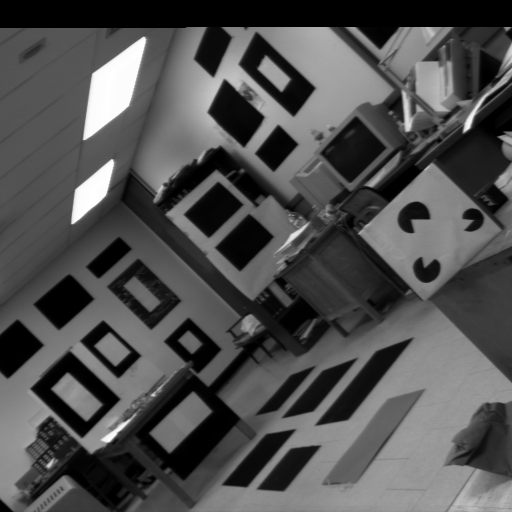
#> input picture data/17.bmp, 512 x 512 px
$ python FOGGDD.py
#> lines starting #> are read from the running program, lines starting #| are printed output that depends on the picture; after the words box and inside, x2 and y2 are one past the last pixel; in counts of white or black regions, pixels touching at a corner belong together
import numpy as np
import cv2
from scipy import signal

def assert_arrays(array_name, array_new):
    array_prev = np.load(f"gt_arrays/{array_name}.npy", allow_pickle=True)
    array_diff = np.abs(array_prev - array_new)
    assert array_diff.max() <= 1e-5, f"{array_name} don't match. Min {array_diff.min()}, Max {array_diff.max()}"
    print(f"{array_name} match. Min {array_diff.min()}, Max {array_diff.max()}")

def nonma(cim, threshold, radius):
    rows, cols = cim.shape[:2]
    kernel = cv2.getStructuringElement(cv2.MORPH_RECT, (radius, radius))
    mx = cv2.dilate(cim, kernel)
    bordermask = np.zeros_like(cim, dtype=bool)
    bordermask[radius+1:rows-radius, radius+1:cols-radius] = True
    t = cim == mx
    t2 = cim > threshold
    cimmx = t & t2 & bordermask
    return np.transpose(cimmx.nonzero())

def compute_templates(image, directions_n, sigmas, rho, lattice_size):
    rho_mat = np.array([rho, 0, 0, 1/rho]).reshape(2,2)

    lattice_axis = np.arange(-(lattice_size//2), lattice_size//2+1, dtype=int)
    lattice_xx, lattice_yy = np.meshgrid(lattice_axis, lattice_axis, indexing="ij")
    lattice = np.concatenate((np.expand_dims(lattice_xx, -1), np.expand_dims(lattice_yy,-1)), axis=-1)

    templates = np.empty((directions_n, len(sigmas), *image.shape[:2]), dtype=float)
    for direction_idx in range(directions_n):
        theta = direction_idx * np.pi / directions_n
        R = np.array([np.cos(theta), np.sin(theta), -np.sin(theta), np.cos(theta)]).reshape(2,2)
        R_T = R.T

        for sigma_idx, sigma in enumerate(sigmas):

            anigs_direction = np.empty((lattice_size, lattice_size), dtype=float)
            for lattice_index in np.ndindex(lattice.shape[:-1]):
                n = lattice[lattice_index].reshape(-1,1) # [nx, ny].T
                n_T = n.T # [nx, ny]

                agk = 1/(2 * np.pi * sigma * sigma) * np.exp(-1/(2 * sigma) * n_T @ R_T @ rho_mat @ R @ n)
                agdd = -rho * np.array([np.cos(theta), np.sin(theta)]) @ n * agk
                anigs_direction[lattice_index] = agdd

            conv_filter = anigs_direction - anigs_direction.sum()/anigs_direction.size

            template = cv2.filter2D(image, -1, cv2.flip(conv_filter,-1), borderType=cv2.BORDER_CONSTANT)
            # template = signal.convolve2d(im_padded, conv_filter, mode='same')
            templates[direction_idx, sigma_idx] = np.abs(template)
    return templates

def foggdd(_im, threshold):
    im = _im.copy()

    rho = 1.5
    directions_n = 8
    sigmas = np.linspace(1.5, 4.5, num=3)
    eps = 2.22e-16
    nonma_radius = 5

    if im.ndim >= 3 and im.shape[2] != 1:
        im = cv2.cvtColor(im, cv2.COLOR_BGR2GRAY)
    rows, cols = im.shape[:2]

    patch_size = 7
    im_padded = cv2.copyMakeBorder(im, patch_size, patch_size, patch_size, patch_size, cv2.BORDER_REFLECT).astype(np.float32)

    lattice_size = 31 # consider the origin in the lattice
    templates = compute_templates(im_padded, directions_n, sigmas, rho, lattice_size)

    # assert_arrays("templates", templates)
    # templates = np.load("gt_arrays/templates.npy", allow_pickle=True)

    # NOTE: The code below is creating the following mask
    # ┌───────┐
    # │0011100│
    # │0111110│
    # │1111111│
    # │1111111│
    # │1111111│
    # │0111110│
    # │0011100│
    # └───────┘

    mask = np.ones((patch_size,patch_size), dtype=bool)
    mask[0,:2] = False
    mask[0,-2:] = False
    mask[1,0] = False
    mask[1,-1] = False
    mask[-2,0] = False
    mask[-2,-1] = False
    mask[-1,:2] = False
    mask[-1,-2:] = False

    corner_measure = np.empty((rows, cols), dtype=float)
    for (i,j) in np.ndindex(rows,cols):
        top = i + patch_size - 3
        bottom = i + patch_size + 3
        left = j + patch_size - 3
        right = j + patch_size + 3

        templates_slice = templates[:, 0, top:bottom+1, left:right+1] # 8x49
        templates_slice = templates_slice[:, mask] # 8x37
        #NOTE this matrix is symmetric, thus it has real eigenvalues and eigenvectors
        mat = templates_slice @ templates_slice.T
        #NOTE approximation of: product of eigenvalues / sum of eigenvalues
        corner_measure[i, j] = np.linalg.det(mat) / (np.trace(mat) + eps)

    # assert_arrays("measure", measure) #! test

    points_of_interest = nonma(corner_measure, threshold, nonma_radius)
    # assert_arrays("measure_nonma", points_of_interest)

    for sigma_idx in range(1, len(sigmas)):
        poi_maintained_mask = []
        for (i,j) in points_of_interest:

            top = i + patch_size - 3
            bottom = i + patch_size + 3
            left = j + patch_size - 3
            right = j + patch_size + 3

            templates_slice = templates[:, sigma_idx, top:bottom+1, left:right+1] # 8x49
            templates_slice = templates_slice[:, mask] # 8x37
            mat = templates_slice @ templates_slice.T
            corner_measure = np.linalg.det(mat) / (np.trace(mat) + eps)

            poi_maintained_mask.append(corner_measure > threshold)

        points_of_interest = points_of_interest[poi_maintained_mask]
    return points_of_interest

if __name__ == "__main__":
    im = cv2.imread("data/17.bmp")
#> im is the input picture: shape (512, 512, 3); min 0, max 255, mean 79.6
    poi_arr = foggdd(im, 10 ** 8.4)
#> in foggdd, `im_padded = cv2.copyMakeBorder(im, patch_size, patch_size, patch_size,..`:
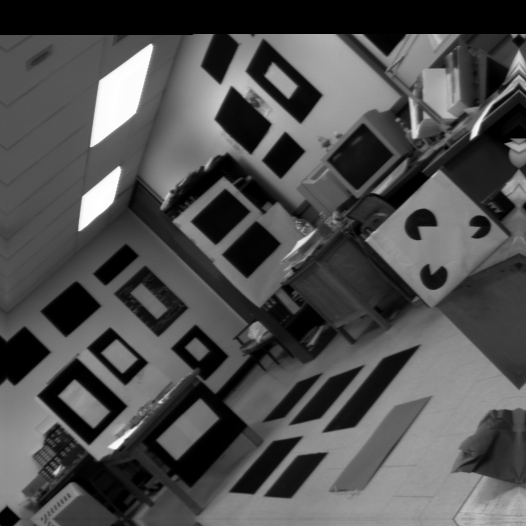
#> im_padded: shape (526, 526) float32; min 0, max 255, mean 79
#> after the loop in compute_templates, `for direction_idx in range(directions_n):`:
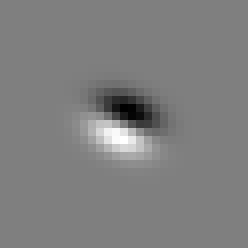
#> anigs_direction: shape (31, 31) float64 (shown 8 times larger); min -0.0118, max 0.0118, mean 0; drawn with min black and max white
#> in nonma, `mx = cv2.dilate(cim, kernel)`:
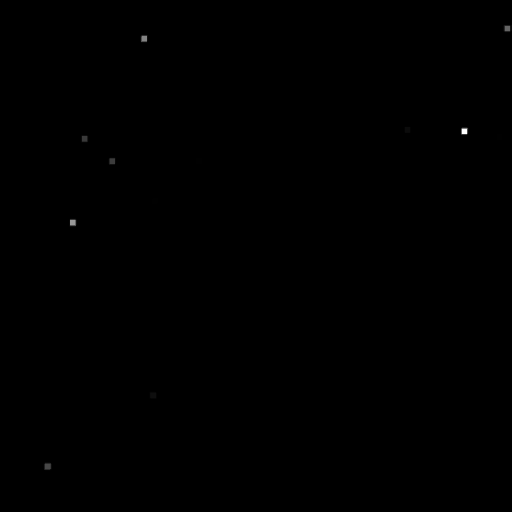
#> mx: shape (512, 512) float64; min 1.49e-213, max 1.34e+19, mean 6.11e+15; drawn with min black and max white
#> in nonma, `t = cim == mx`:
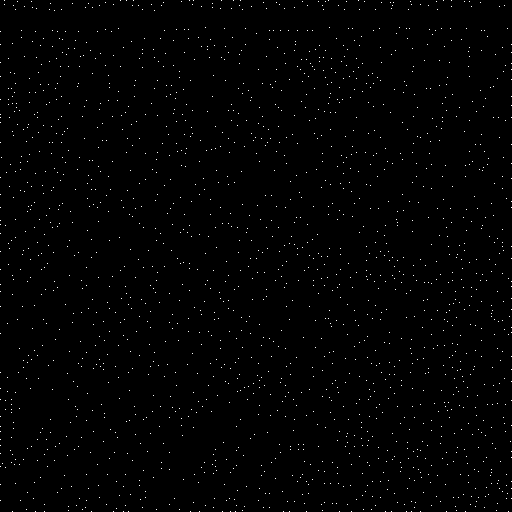
#> t: shape (512, 512) bool; 0.73% white in thin lines or dots
#> in nonma, `t2 = cim > threshold`:
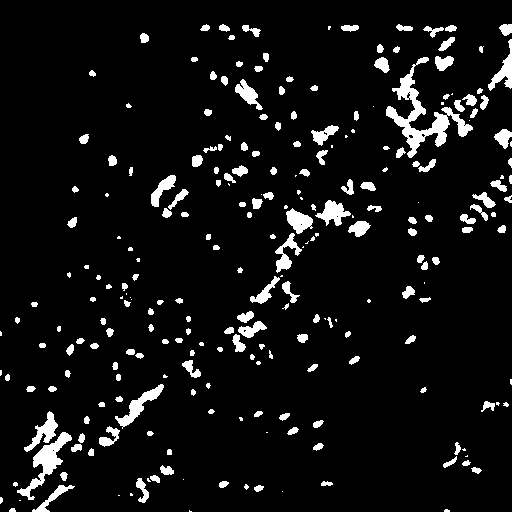
#> t2: shape (512, 512) bool; 6.8% white; 251 white regions (60 under 20 px), largest, box (x1, y1, x2, y2) and area: (386, 57, 473, 158) 2025, (17, 432, 72, 500) 967, (115, 384, 164, 429) 566
#> in nonma, `cimmx = t & t2 & bordermask`:
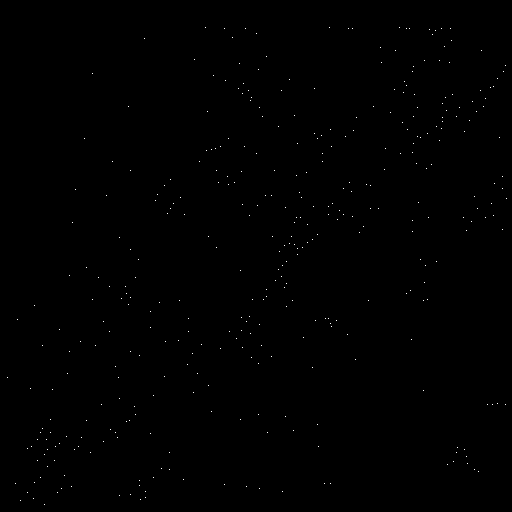
#> cimmx: shape (512, 512) bool; 0.14% white in thin lines or dots
#> in foggdd, `points_of_interest = nonma(corner_measure, threshold, nonma_radius)`: points_of_interest = 377 pairs, first value 27 to 504, second value 7 to 506
#> after the loop in foggdd, `for sigma_idx in range(1, len(sigmas)):`: points_of_interest = 221 pairs, first value 27 to 492, second value 7 to 506
#> poi_arr has the same summary as points_of_interest in foggdd
    poi_arr_prev = poi_arr[0:1] # np.load("gt_arrays/measure_3.npy")
#> poi_arr_prev = [[27, 205]]

    print(f"Points of interest found: {poi_arr.shape}")
#| Points of interest found: (221, 2)

    # [[y1,x1],...] --> [[x1,y1],...]
    poi_arr = np.flip(poi_arr,axis=-1)
#> poi_arr = 221 pairs, first value 7 to 506, second value 27 to 492
    poi_arr_prev = np.flip(poi_arr_prev,axis=-1)
#> poi_arr_prev = [[205, 27]]

    for poi in np.unique(np.vstack((poi_arr, poi_arr_prev)), axis=0):
        if (poi == poi_arr_prev).all(1).any() and (poi == poi_arr).all(1).any():
            color = (0,255,0)
        elif (poi == poi_arr_prev).all(1).any():
            color = (0,0,255)
        else:
            color = (255,0,0)

        cv2.drawMarker(im, poi, color, cv2.MARKER_SQUARE, markerSize=2, thickness=1, line_type=cv2.LINE_AA)
#> this loop made 221 passes
#> (poi, color) on passes 1 to 12: ([7, 377], (255, 0, 0)), ([17, 319], (255, 0, 0)), ([27, 492], (255, 0, 0)), ([30, 388], (255, 0, 0)), ([34, 305], (255, 0, 0)), ([34, 482], (255, 0, 0)), ([37, 439], (255, 0, 0)), ([42, 345], (255, 0, 0)), ([42, 428], (255, 0, 0)), ([47, 449], (255, 0, 0)), ([47, 466], (255, 0, 0)), ([50, 419], (255, 0, 0))
#> color on passes 61 to 66: (255, 0, 0), (255, 0, 0), (255, 0, 0), (255, 0, 0), (255, 0, 0), (255, 0, 0)
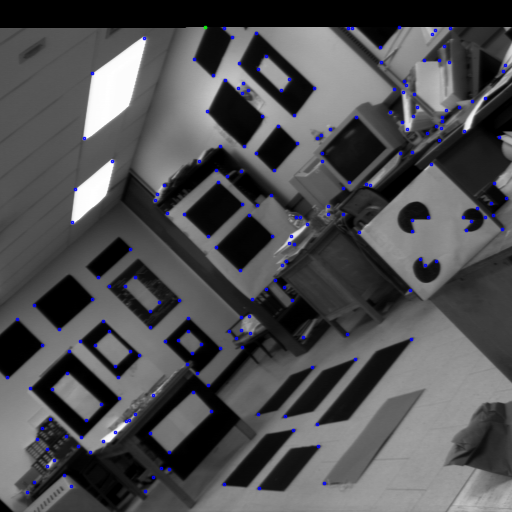
#> im: shape (512, 512, 3); 1.76% of pixels changed, all inside (x1, y1, x2, y2) = (5, 25, 509, 495)

    cv2.imwrite("data/result.jpg", im)

    # [4 lines of commented-out code are left out]

$ run again, with data/1600_1200.png saved as data/17.bmp
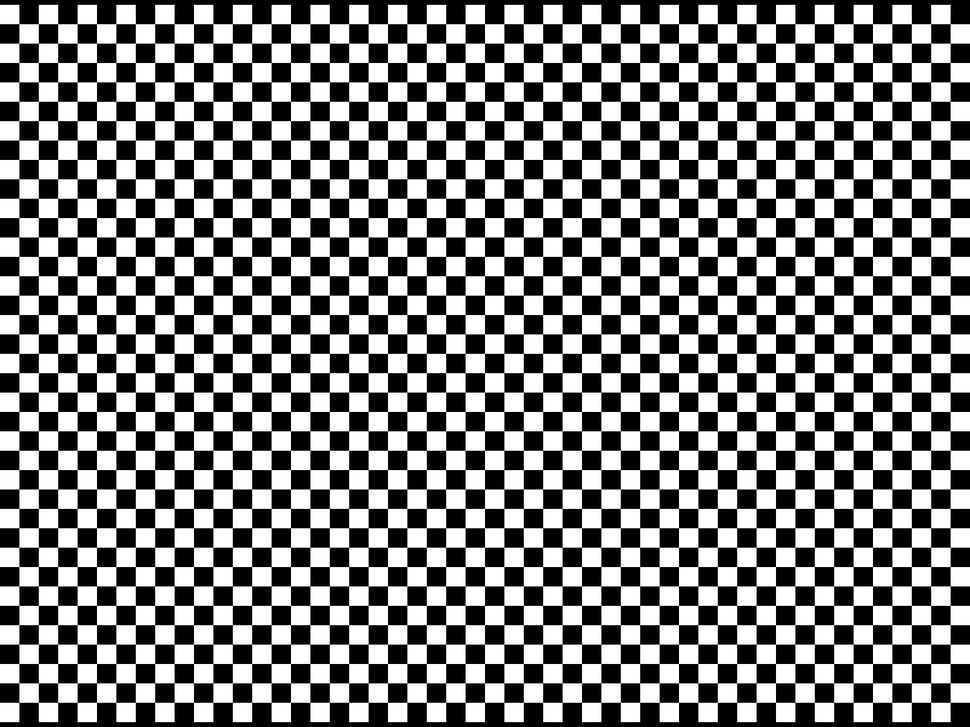
#> input picture data/1600_1200.png, 970 x 727 px, shrunk from 1600 x 1200 before the run
#> im is the input picture: shape (727, 970, 3); min 0, max 255, mean 125.8
#> t: shape (727, 970) bool; 0.3% white in thin lines or dots
#> in nonma, `t2 = cim > threshold`:
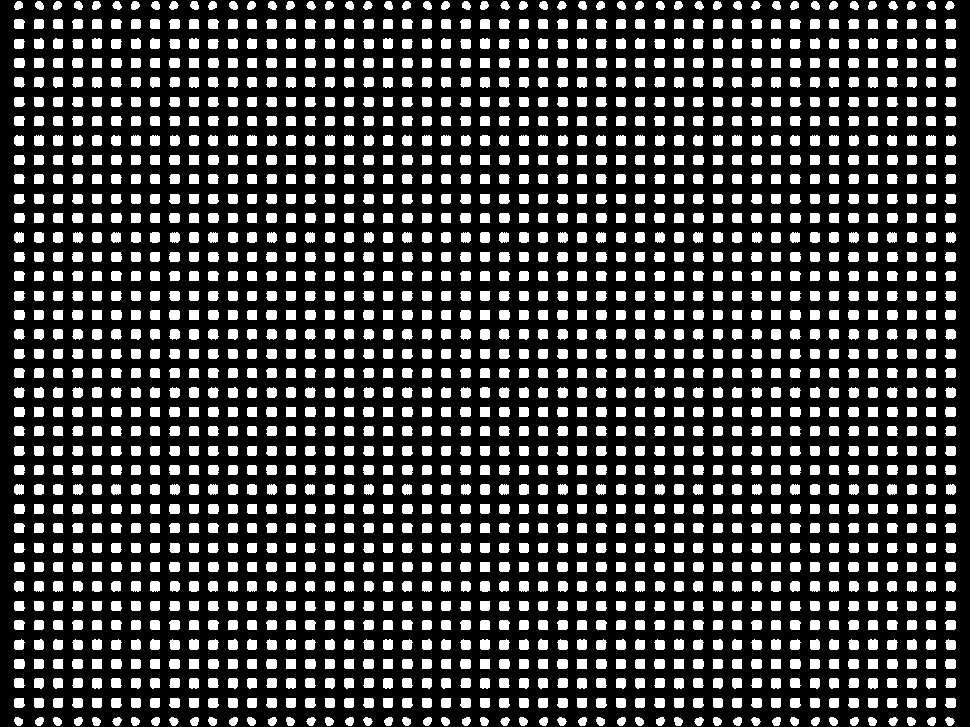
#> t2: shape (727, 970) bool; 25.7% white; 1862 white regions, largest, box (x1, y1, x2, y2) and area: (92, 232, 102, 243) 106, (189, 232, 199, 243) 106, (286, 232, 296, 243) 106
#> cimmx: shape (727, 970) bool; 0.26% white in thin lines or dots
#> points_of_interest = 1813 pairs, first value 23 to 721, second value 18 to 951
#> `poi_arr = foggdd(im, 10 ** 8.4)`: poi_arr has the same summary as points_of_interest in foggdd
#> `poi_arr_prev = poi_arr[0:1] # np.load("gt_arrays/measure_3.npy")`: poi_arr_prev = [[23, 18]]
#| Points of interest found: (1813, 2)
#> `poi_arr = np.flip(poi_arr,axis=-1)`: poi_arr = 1813 pairs, first value 18 to 951, second value 23 to 721
#> `poi_arr_prev = np.flip(poi_arr_prev,axis=-1)`: poi_arr_prev = [[18, 23]]
#> the loop `for poi in np.unique(np.vstack((poi_arr, poi_arr_prev)), axis=0):` made 1813 passes
#> (poi, color) on passes 1 to 8: ([18, 23], (0, 255, 0)), ([18, 62], (255, 0, 0)), ([18, 102], (255, 0, 0)), ([18, 120], (255, 0, 0)), ([18, 160], (255, 0, 0)), ([18, 199], (255, 0, 0)), ([18, 217], (255, 0, 0)), ([18, 257], (255, 0, 0))
#> after the loop `for poi in np.unique(np.vstack((poi_arr, poi_arr_prev)), axis=0):`:
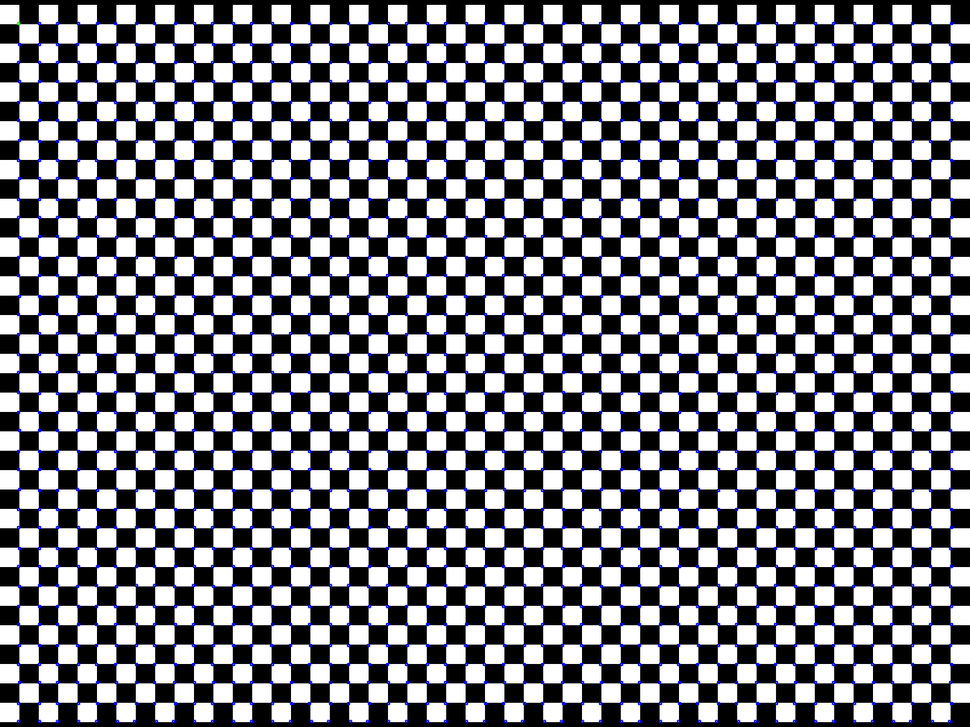
#> im: shape (727, 970, 3); 5.4% of pixels changed, all inside (x1, y1, x2, y2) = (16, 21, 954, 724)
